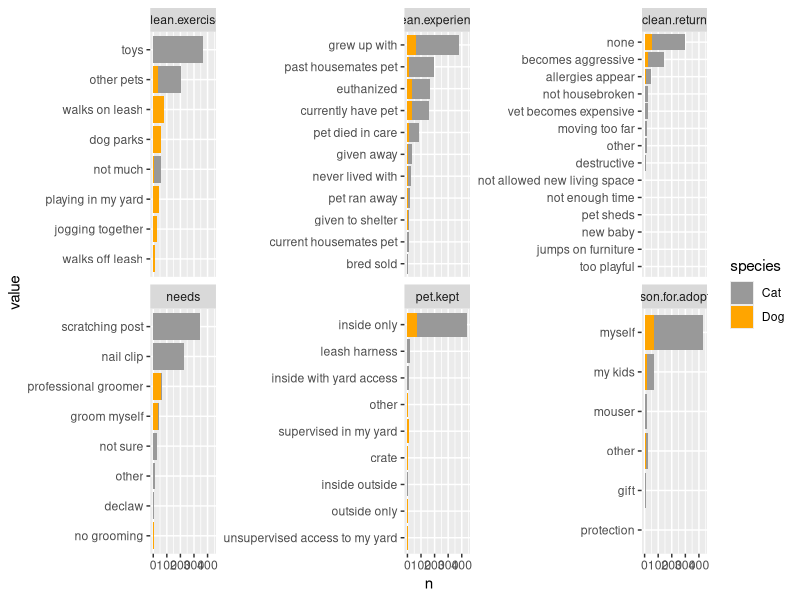

Write R code to recreate this figure.
# script to create master_animal ----

library(tidyverse)
library(lubridate)

# FUNCTIONS -----
# fix dates = turns "12/31/2018 11:59 AM" to "2018-12-31"
convert_date <-  function(x) {
    mdy_hm(x) %>% as.Date()
}

# clean the comma-separated fields
clean_experience <- function(x){
    x %>%
        str_replace_all(., "(grew-up-with)(-pet)", "\\1") %>% 
        #str_replace_all(., "(currently)(-pet)", "\\1") %>% 
        str_replace_all(., "(euthanized)[^,]+", "\\1") %>% 
        str_replace_all(., "had-pet-die", "pet-died-in-care") %>% 
        str_replace_all(., "[^,]*(lived-with-housemate|lived-wit-prev)[^,]*", "past-housemates-pet") %>% 
        str_replace_all(., "currently-pets[^,]*", "current-housemates-pet") %>% 
        str_replace_all(., "(never-lived-)[^,]+", "\\1with") %>% 
        str_replace_all(., "(given-)[^,]*shelter", "\\1to-shelter") %>% 
        str_replace_all(., "(given-)(pet-)?(to-another)", "\\1away") %>% 
        str_replace_all(., "(bred-sold)-a-pet", "bred-sold")
}

clean_exercise <- function(x){
    x %>%
        str_replace_all(., "other-pets|other-cats|another-pet", "other-pets") %>% 
        str_replace_all(., "toy-mice|wand-toys", "toys")
}

clean_return_pet <- function(x){
    x %>%
        str_replace_all(., "counters", "furniture") %>% 
        str_replace_all(., "litter-box-issues", "not-housebroken") %>% 
        str_replace_all(., "scratches-furniture", "destructive")
}

compare_fields <- function(df, x, fun){
    df %>% 
        select(orig = x) %>% 
        filter(!is.na(orig)) %>% 
        unnest(orig = str_split(orig, ",")) %>%
        distinct() %>% 
        mutate(clean = do.call(fun, list(orig))) %>% 
        arrange(clean) %>% 
        mutate(`*` = ifelse(clean != orig, "*", ""))
}

convert_to_ind <- function(df, field){
    df %>% 
        mutate_(var = field) %>% 
        distinct(id, var) %>% 
        unnest(split = str_split(var, ",")) %>%
        select(-var) %>% 
        filter(!is.na(split)) %>% 
        mutate(n = 1,
               split = 
                   str_replace_all(split, "-", ".") %>% 
                   paste0(str_replace_all(field, "_", "."), 
                          "_", ., "_ind")) %>%
        distinct() %>% 
        spread(split, n, fill = 0)
}

# DATA MANIPULATION -----
petpoint <-
  read.csv("Data/petpoint.csv", na.strings = c("", NA)) %>%
  select(-c(
    X, animal_type, markings, dob,
    STATEFP:INTPTLON
  )) %>%
  rename(id = outcome_trello_id) %>%
  filter(!is.na(id)) %>%
  filter(species != "Wild Mammal") %>%
  filter(outcome_type != "Admin Missing") %>%
  mutate_at(vars(matches("date")), funs(convert_date)) %>%
  mutate(
    wait_days = as.integer(difftime(release_date, intake_date, units = "days")),
    wday_intake = wday(intake_date, abbr = TRUE, label = TRUE)
  )
actions_wide <-
    read.csv("Data/processed_data/actions_wide.csv")

apps <-
    read.csv("Data/processed_data/all_apps.csv") %>% 
    select(-c(STATEFP:ZIP)) %>% 
    rename(id = outcome_trello_id) %>% 
    filter(!is.na(id)) %>% 
    mutate(date_submitted = mdy(date_submitted),
           clean_experience = clean_experience(experience),
           clean_exercise = clean_exercise(exercise),
           clean_return = clean_return_pet(return_pet)) %>% 
    mutate_at(vars(contains("alone")),
              funs(as.integer(str_extract(., "\\d+")))) %>% 
    mutate_at(vars(contains("budget")),
              funs(as.integer(str_replace_all(., "[,\\-\\$\\(\\)]|\\..*", ""))))

# EXAMPLE use of functions ----

# create_indicator function
apps %>% distinct(id, needs) %>% head(20)
convert_to_ind(apps, "return_pet") %>% head()

# clean_ . . . functions
compare_fields(apps, "experience", clean_experience)
compare_fields(apps, "exercise", clean_exercise)
compare_fields(apps, "return_pet", clean_return_pet)

# COMBINE apps + new indicator fields ----
all_indicators <-
    apps %>% 
    distinct(id) %>% 
    left_join(convert_to_ind(apps, "reason_for_adoption")) %>% 
    left_join(convert_to_ind(apps, "clean_experience")) %>% 
    left_join(convert_to_ind(apps, "pet_kept")) %>% 
    left_join(convert_to_ind(apps, "clean_exercise")) %>% 
    left_join(convert_to_ind(apps, "needs")) %>% 
    left_join(convert_to_ind(apps, "clean_return"))

# MASTER_ANIMAL master dataset for animal trajectory group ----
master_animal <-
    petpoint %>% 
    left_join(actions_wide) %>% 
    left_join(apps) %>% # has a few dupes
    left_join(all_indicators)

write.csv(master_animal, "Data/processed_data/master_animal.csv", row.names = FALSE)

# INDICATOR SUMMARY ---- 
# suggest fields be collapsed (ex. grew up w/pet has diff wording btw cat & dog apps)
indicator_summary <-
    master_animal %>% 
    select(species, ends_with("_ind")) %>% 
    group_by(species) %>% 
    summarise_all(sum, na.rm = T) %>% 
    ungroup() %>% 
    gather(name, n, -species ) %>% 
    mutate(field = str_extract(name, "[^_]+"),
           value = str_replace_all(name, paste0(field,"_|_ind"), ""),
           value = str_replace_all(value, "[\\._]", " "),
           value = fct_reorder(str_sub(value, 1, 30), n))

# PLOT INDICATORS ----
ggplot(indicator_summary, aes(value, n, fill = species)) +
    geom_col() +
    facet_wrap(~field, scales = "free_y") +
    scale_fill_manual(values = c("grey60", "orange")) +
    coord_flip()

